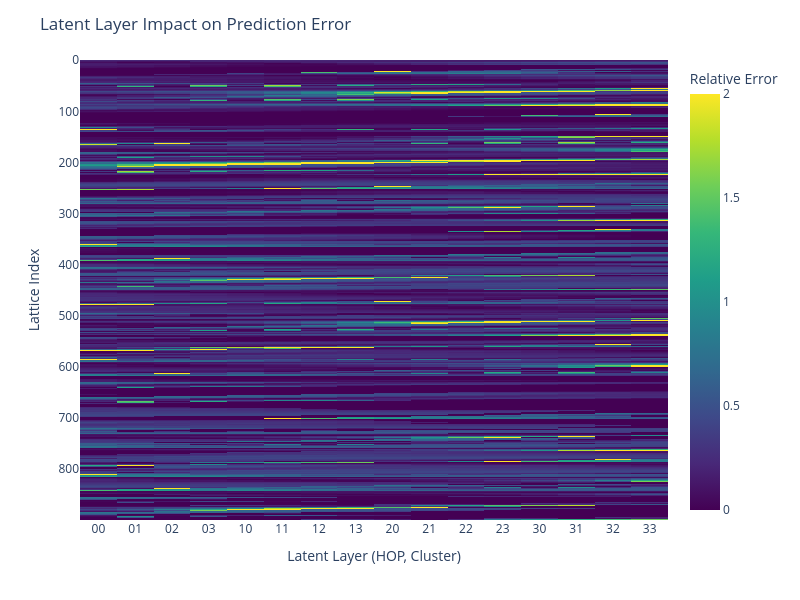

Write notebook code for a chart like this one.
### Markdown cell above
# access the latent infor in the network.

### Code cell
import plotly.express as px
from sklearn.cluster import KMeans




test_index = 22
print(f"Test index: {test_index}")

data = nn_test_set[test_index].to(device)

model.eval()
with torch.no_grad():
    original_output, latent_representations = model(data, return_latent_space=True)

num_clusters = 4

difference_storage = []
difference_x_label = []

fig, axes = plt.subplots(len(latent_representations), num_clusters, figsize=(20, 5 * len(latent_representations)), constrained_layout=True)
fig.subplots_adjust(bottom=0.15, top=0.90, hspace=0.2, wspace=0.2)  # Adjust spacing

cbar_ax = fig.add_axes([0.2, 0.05, 0.6, 0.02])  # Define a single colorbar at the bottom


# Add labels for layer indices on the left
for ilayer in range(len(latent_representations)):
    axes[ilayer, 0].annotate(f"Layer {ilayer}",
                             xy=(-0.3, 0.5), xycoords="axes fraction",
                             fontsize=14, ha="center", va="center", rotation=90)
    
for ilayer in range(len(latent_representations)):
    layer_to_modify = ilayer
    latent = latent_representations[layer_to_modify]

    # Perform clustering
    latent_np = latent.cpu().numpy()
    
    kmeans = KMeans(n_clusters=num_clusters, random_state=42)
    clusters = kmeans.fit_predict(latent_np)
    for icluster in range(num_clusters):
        # Isolate desired clusters
        clusters_to_keep = icluster
        cluster_mask = np.isin(clusters, clusters_to_keep).astype(np.float32)  # Ensure float32
        cluster_mask = torch.tensor(cluster_mask, device=latent.device, dtype=latent.dtype).unsqueeze(1)

        # Verify data types
        print(f"latent dtype: {latent.dtype}")
        print(f"cluster_mask dtype: {cluster_mask.dtype}")

        # Apply the mask
        modified_latent = latent * cluster_mask

        # Pass the modified latent representation through the model
        with torch.no_grad():
            modified_output = model(data, modify_latent=True, layer_to_modify=layer_to_modify, modified_latent=modified_latent)

        original_error = torch.mean((data.y - original_output) ** 2).item()
        modified_error = torch.mean((data.y - modified_output) ** 2).item()

        print(f"Original Reconstruction Error: {original_error:.4f}")
        print(f"Modified Reconstruction Error: {modified_error:.4f}")

        # Visualize differences
        original_output_np = original_output.cpu().numpy()
        modified_output_np = modified_output.cpu().numpy()
        difference = np.abs(modified_output_np -original_output_np) / np.abs(original_output_np)

        difference_storage.append(difference)
        difference_x_label.append(10*ilayer + icluster)

        # plot field distribution
        print(f"Test {test_index} Predicted, with truncated latent layer {ilayer} cluster {icluster} dcp")
        modified_output_np = modified_output.cpu().numpy().reshape(-1)

        # Plot using plot_field_distribution
        ax = axes[ilayer, icluster]
        if ilayer == 0:
            title_string = f"Cluster {icluster}"
        else:
            title_string = f" "
        scalar_map = plot_field_distribution(test_set[test_index].vlm_vd, modified_output_np,
                                             title=title_string,
                                             min=0, max=1.5, ax=ax)

# Add the shared color bar
cbar = fig.colorbar(scalar_map, cax=cbar_ax, orientation="horizontal")
cbar.set_label("$\Delta C_P$", fontsize=12)

# Display the plot
plt.show()
# plot unmodified output
plot_field_distribution(test_set[test_index].vlm_vd, np.array(original_output.cpu().numpy().reshape(-1)), 
                        title=f"Test {test_index} Predicted dcp",
                        min=0, max=1.5)
# plot all difference

difference_storage_array = np.array(difference_storage).reshape(900, num_clusters*len(latent_representations))

# Plot the 2D color map
fig = px.imshow(
    difference_storage_array,
    labels={'x': 'Latent Layer (HOP, Cluster)', 'y': 'Lattice Index', 'color': 'Relative Error'},
    x=[f'{x:02}' for x in difference_x_label],  # Format x-axis labels as two-digit
    y=np.arange(difference_storage_array.shape[0]),  # Automatically label the y-axis based on array shape
    color_continuous_scale='Viridis',
    aspect="auto",
    zmin = 0,
    zmax = 2
)
fig.update_traces(zmin=0, zmax=2)
fig.update_layout(
    title="Latent Layer Impact on Prediction Error",
    width=800,  # Adjust dimensions if needed
    height=600
)
fig.show()

# plot vertices index
array_index = np.arange(900)
plot_field_distribution(test_set[test_index].vlm_vd, array_index, 
                        title=f"Lattice Index",
                        min=0, max=900)

### Figure 1 — Plotly figure (JSON) as saved in the notebook; plotly's stock layout.template omitted (floating-point values rounded to 4 significant figures; data arrays with more than 128 entries replaced by an {"elided": "..."} marker saying what was removed)
{"data": [{"coloraxis": "coloraxis", "hovertemplate": "Latent Layer (HOP, Cluster): %{x}<br>Lattice Index: %{y}<br>Relative Error: %{z}<extra></extra>", "name": "0", "type": "heatmap", "x": ["00", "01", "02", "03", "10", "11", "12", "13", "20", "21", "22", "23", "30", "31", "32", "33"], "xaxis": "x", "y": {"elided": "900 int values"}, "yaxis": "y", "z": {"elided": "900x16 float values"}, "zmax": 2, "zmin": 0}], "layout": {"coloraxis": {"cmax": 2, "cmin": 0, "colorbar": {"title": {"text": "Relative Error"}}, "colorscale": [[0, "#440154"], [0.1111, "#482878"], [0.2222, "#3e4989"], [0.3333, "#31688e"], [0.4444, "#26828e"], [0.5556, "#1f9e89"], [0.6667, "#35b779"], [0.7778, "#6ece58"], [0.8889, "#b5de2b"], [1, "#fde725"]]}, "height": 600, "margin": {"t": 60}, "title": {"text": "Latent Layer Impact on Prediction Error"}, "width": 800, "xaxis": {"anchor": "y", "domain": [0, 1], "title": {"text": "Latent Layer (HOP, Cluster)"}}, "yaxis": {"anchor": "x", "autorange": "reversed", "domain": [0, 1], "title": {"text": "Lattice Index"}}}}
